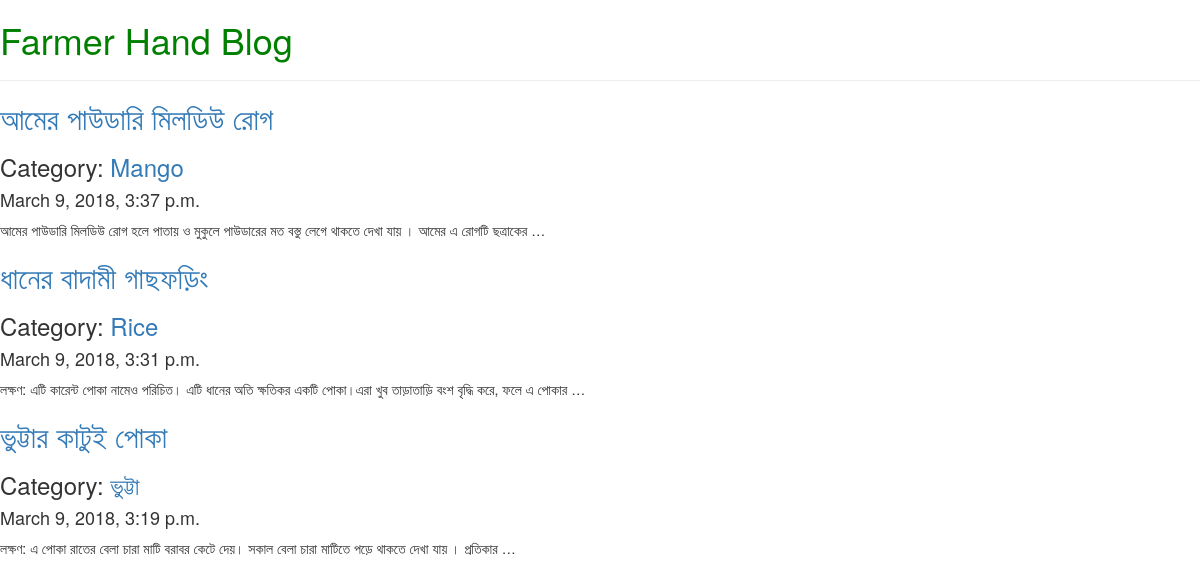
The page / on the database its author committed.
### Farmer_Hand/models.py (models this page shows, shortened)
class BlogPost(models.Model):
    title = models.CharField(max_length=150)
    body = models.TextField()
    created_at =  models.DateTimeField(auto_now_add=True)
    category = models.ForeignKey('Farmer_Hand.Category', blank= True, null=True, on_delete=models.PROTECT,related_name='posts')

class Category(models.Model):
    name = models.CharField(max_length=50)
    def __str__(self):
        return self.name

### Farmer_Hand/views.py (the view)
# urls.py: url(r'^$', Farmer_Hand.views.index, name='index_page'),
def index(request):
    posts = BlogPost.objects.all()
    if 'category' in request.GET:
        posts = Category.objects.get(pk = int(request.GET.get('category'))).posts.all()
    context = {
        'posts' : posts.order_by('-created_at')
    }
    return render(request,'index.html',context)

### templates/index.html
{% extends 'master.html' %}
{% block content %}
<div class ="posts">
        {% for post in posts %}
            <div class="post">
                <a href="{% url 'view_post' post.pk %}"> <h2 class="title">{{ post.title }}</h2></a>
                 {% include 'partial/category.html'%}
                <h4 class="datetime">{{ post.created_at }}</h4>
                <p class="body">{{ post.body | truncatewords:20 }}</p>
             </div>
        {% endfor %}
</div>
{% endblock %}

### templates/master.html (shortened to what this page needs)
{% load static %}
<!DOCTYPE html>
<html lang="en">
<head>
<link rel="stylesheet" href="https://maxcdn.bootstrapcdn.com/bootstrap/3.3.7/css/bootstrap.min.css">
<link rel="stylesheet" href="https://maxcdn.bootstrapcdn.com/bootstrap/3.3.7/css/bootstrap-theme.min.css">
    <link href="{% static 'css/app.css'%}" rel="stylesheet">
</head>
<body>
    <h1>Farmer Hand Blog</h1>
    <hr>
        {% block content  %}
        {% endblock %}
</body>
</html>

### templates/Partial/category.html
{% if post.category %}
    <h3 class="title">Category:
        <a href="/?category={{ post.category.id }}"> {{ post.category }}</a>
    </h3>
{% endif %}

### Farmer_Hand/static/css/app.css (style rules this page uses)
h1 { color: green; }

### rows shown on the page
BlogPost: title "আমের পাউডারি মিলডিউ রোগ", category "Mango", created_at "March 9, 2018, 3:37 p.m.", body "আমের পাউডারি মিলডিউ রোগ হলে পাতায় ও মুকুলে পাউডারের মত বস্তু লেগে থাকতে দেখা যায় । আমের এ রোগটি ছত্রাকের …"
BlogPost: title "ধানের বাদামী গাছফড়িং", category "Rice", created_at "March 9, 2018, 3:31 p.m.", body "লক্ষণ: এটি কারেন্ট পোকা নামেও পরিচিত। এটি ধানের অতি ক্ষতিকর একটি পোকা।এরা খুব তাড়াতাড়ি বংশ বৃদ্ধি করে, ফলে এ পোকার …"
BlogPost: title "ভুট্টার কাটুই পোকা", category "ভুট্টা", created_at "March 9, 2018, 3:19 p.m.", body "লক্ষণ: এ পোকা রাতের বেলা চারা মাটি বরাবর কেটে দেয়। সকাল বেলা চারা মাটিতে পড়ে থাকতে দেখা যায় । প্রতিকার …"
